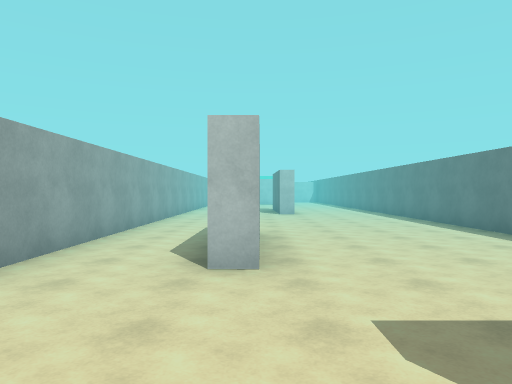
view 1 (above)

16 first-person views from a walk through a Unity game level. The camera is 1.5 m above the floor, looks level and sees 70° across. The floor is counted in squares, 2 m on a side. Each view is taken from the middle of a square. On the plan, view 1 faces up. The plan holds only what a view shows up to about 11 squares ahead; the rest is blank. The place goes on beyond the plan. The player is left out. Surface patterns are stand-ins for the level's own textures.

view 2
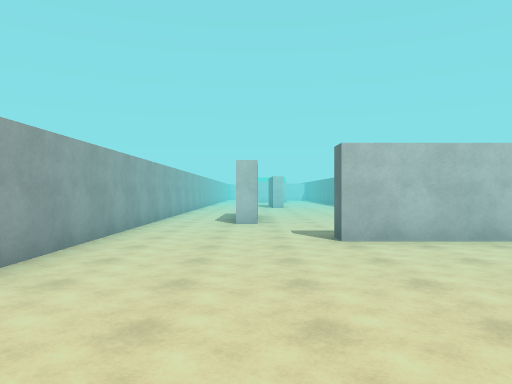

view 3
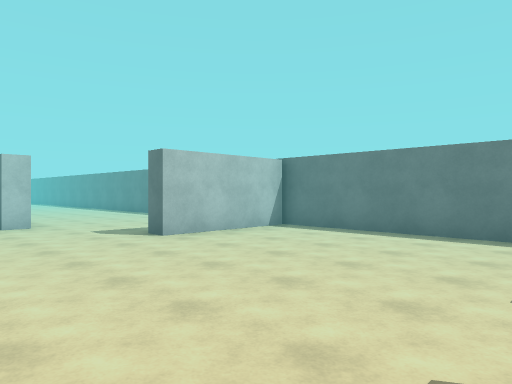

view 4
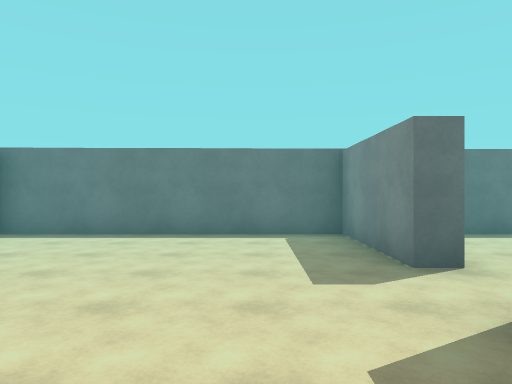

view 5
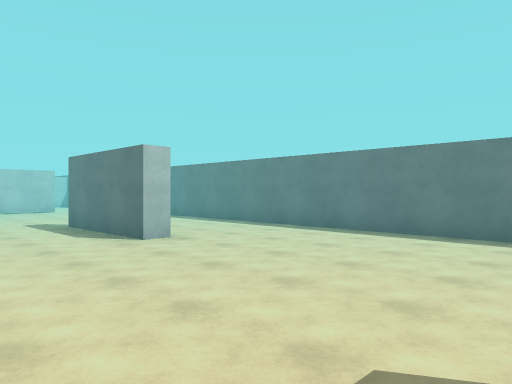

view 6
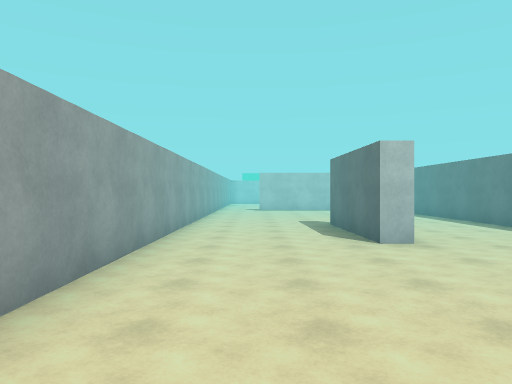

view 7
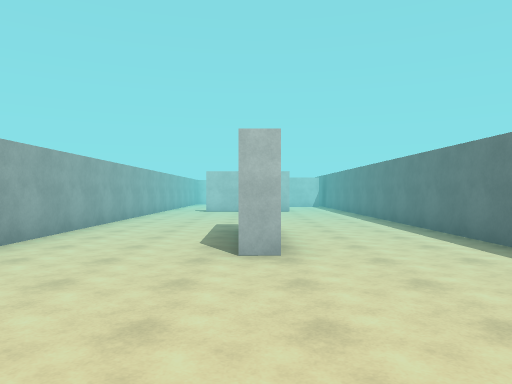

view 8
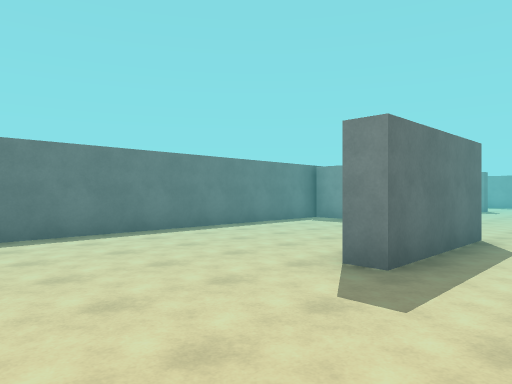

view 9
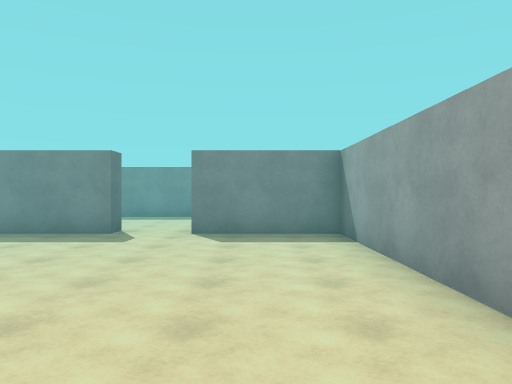

view 10
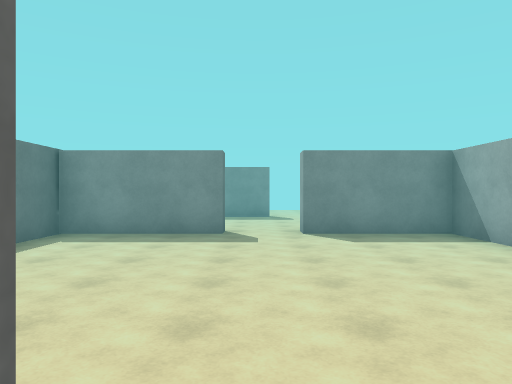

view 11
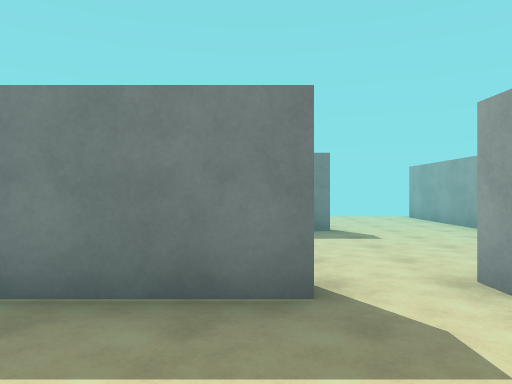

view 12
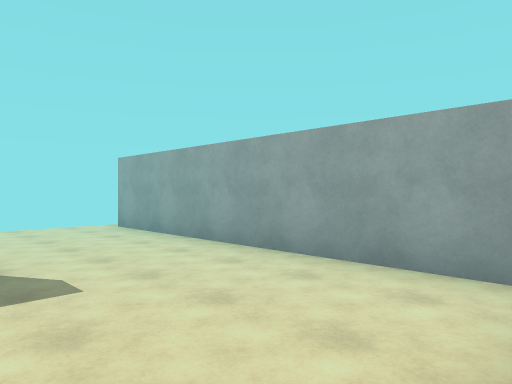

view 13
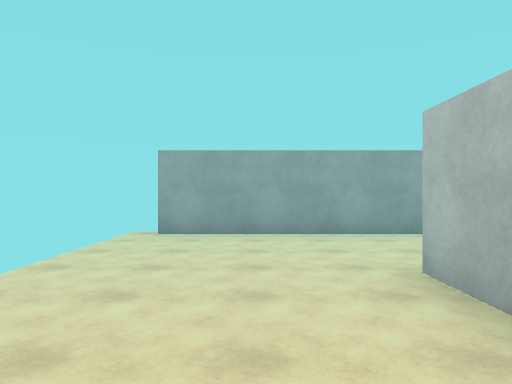

view 14
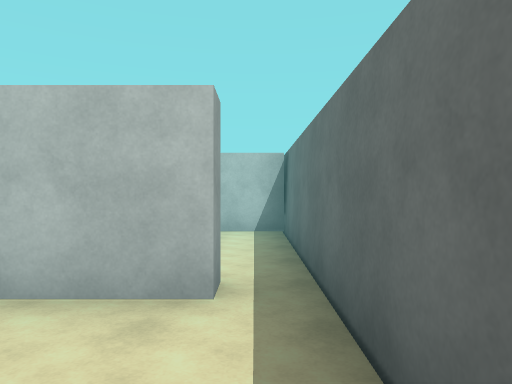

view 15
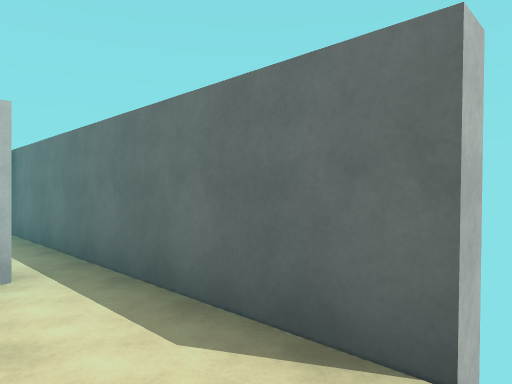

view 16
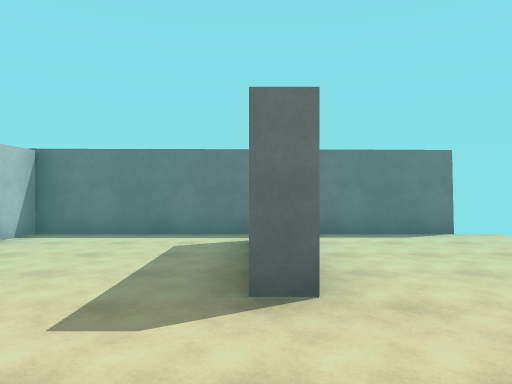

### Floor plan
Points are (right, up) in squares from view 1. A wall is a line through its corners. A room is listed if a view was taken in it or the views show most of it. See-through windows are left out.
Room 1 (views 1, 2, 3, 4, 9, 10, 11, 12)
walls: (1.6, -6.1) (1.6, -5.6) (4.6, -5.6); (4.5, -5.9) (4.5, 0.5) (1.3, 0.5) (1.3, 1.1); (0.1, 3.5) (-0.5, 3.5); (-2.5, 2.6) (-2.5, -5.6) (0.2, -5.6) (0.2, -6.1)
ways out: opening at (0, 3) to room 2; opening at (1, -6) to room 3
Room 2 (views 5, 6, 7, 8)
walls: (1.3, 12.3) (0.8, 12.3) (0.7, 15.4); (-0.5, 3.5) (-0.4, 6.7) (0.1, 6.6); (-2.6, 19) (-2.5, 2.6); (3.5, 1) (4.5, 1) (4.5, 19)
ways out: opening at (0, 3) to room 1
Room 3 (views 13, 14, 15, 16)
walls: (3.7, -9.9) (3.7, -10.4) (0.6, -10.4) (0.6, -9.9) (3, -9.9); (4.6, -13.6) (4.5, -5.9); (-2.5, -6.5) (-2.5, -13.7); (4.6, -6.1) (3.2, -6.1)
ways out: opening at (1, -6) to room 1

Positions as (right, up) in squares from view 1, and headings:
1: (0, 0), facing up
2: (0, -5), facing up
3: (-2, -5), facing up-right
4: (-2, -4), facing right
5: (-2, 7), facing up-right
6: (-1, 7), facing up
7: (1, 8), facing up
8: (-2, 10), facing down-right
9: (-1, 1), facing down
10: (1, 1), facing down
11: (2, -3), facing down
12: (1, -6), facing down-left
13: (4, -12), facing left
14: (4, -13), facing up
15: (3, -14), facing up-right
16: (-2, -10), facing right
